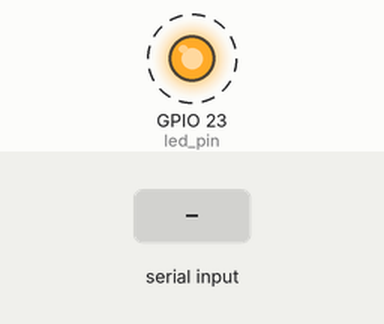
This sketch was run on a simulated ESP32. Parts: output pins drawn as LEDs (lit = HIGH). Dashed ring = blinking. The inputs (shaded band) are chosen by the test bench. Nothing arrives over Bluetooth unless stated; what the sketch prints to the serial monitor is not drawn.

Above: at 1.2 s.
1.3 s: "1\n" received over the second serial link
Timing chart, 0 to 10.3 s (numbered marks = the images above; inputs shaded):
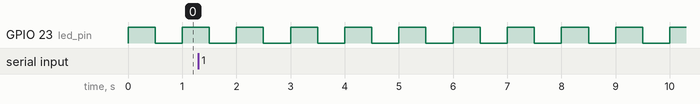

Measured:
- by itself, GPIO 23 (led_pin): alternates HIGH for 0.50 s and LOW for 0.50 s

The sketch:

main.ino
```cpp
/* Brief: Example code of FreeRTOS ESP32 from Digi-Key video tutorial
 * Modified by: Hikari Hashida
 * Written: 08-Jun-2021
 * Last Visited: 08-Jun-2021
 * Resource: https://www.youtube.com/watch?v=JIr7Xm_riRs&t=1s
*/

# if CONFIG_FREERTOS_UNICORE
static const BaseType_t app_cpu = 0;
#else
static const BaseType_t app_cpu = 1;
#endif

#include "BluetoothSerial.h"

// Bluetooth initialisation error
#if !defined(CONFIG_BT_ENABLED) || !defined(CONFIG_BLUEDROID_ENABLED)
#error Bluetooth is not enabled! Please run `make menuconfig` to and enable it
#endif

// Pins
static const int led_pin = 23;
BluetoothSerial SerialBT;

static int ms2Tick(int ms) {
    return ms / portTICK_PERIOD_MS;
}

// Task for led toggle
void taskToggleLED(void *parameter) {
    // vTaskDelay takes number of ticks, not milliseconds
    while (1) {
        digitalWrite(led_pin, HIGH);
        vTaskDelay(ms2Tick(500));
        digitalWrite(led_pin, LOW);
        vTaskDelay(ms2Tick(500));
    }
}

// Task for Serial Input
void taskSerialComm(void *parameter) {
  while (1) {
    if (Serial.available()) {
        SerialBT.write(Serial.read());
        SerialBT.write('\n');
    }
    if (SerialBT.available()) {
        Serial.write(SerialBT.read());
        Serial.write('\n');
    }
    vTaskDelay(ms2Tick(20));
  }
}

static void setupGPIO(void) {
    // put your setup code here, to run once:
    pinMode(led_pin, OUTPUT);
}

static void setupBlueTooth(void) {
  Serial.begin(115200);
  SerialBT.begin("Lunar Sphere"); //Bluetooth device name
  Serial.println("The device started, now you can pair it with bluetooth!");
}

static void setupTasks() {
    /* void xTaskCreatePinnedToCore(
        task_function,          - function to be called
        name,                   - name of task
        stack size,             - stack size (bytes in ESP32, words in FreeRTOS) min 768 bytes
        function parameters,    - Parameter to pass to func
        priority                - Task priority (0 lowest -> configMAX_PRIORITIES-1 highest)
        task handle,            - Task handle
        cpu core                - Which CPU core to run apps on
    );
    */
    xTaskCreatePinnedToCore(taskToggleLED, "Toggle LED", 1024, NULL, 1, NULL, app_cpu);
    xTaskCreatePinnedToCore(taskSerialComm, "serial com", 1024, NULL, 5, NULL, app_cpu);
}

void setup() {
    setupGPIO();
    setupBlueTooth();
    setupTasks();
}

void loop() {
  // put your main code here, to run repeatedly:

}
```
